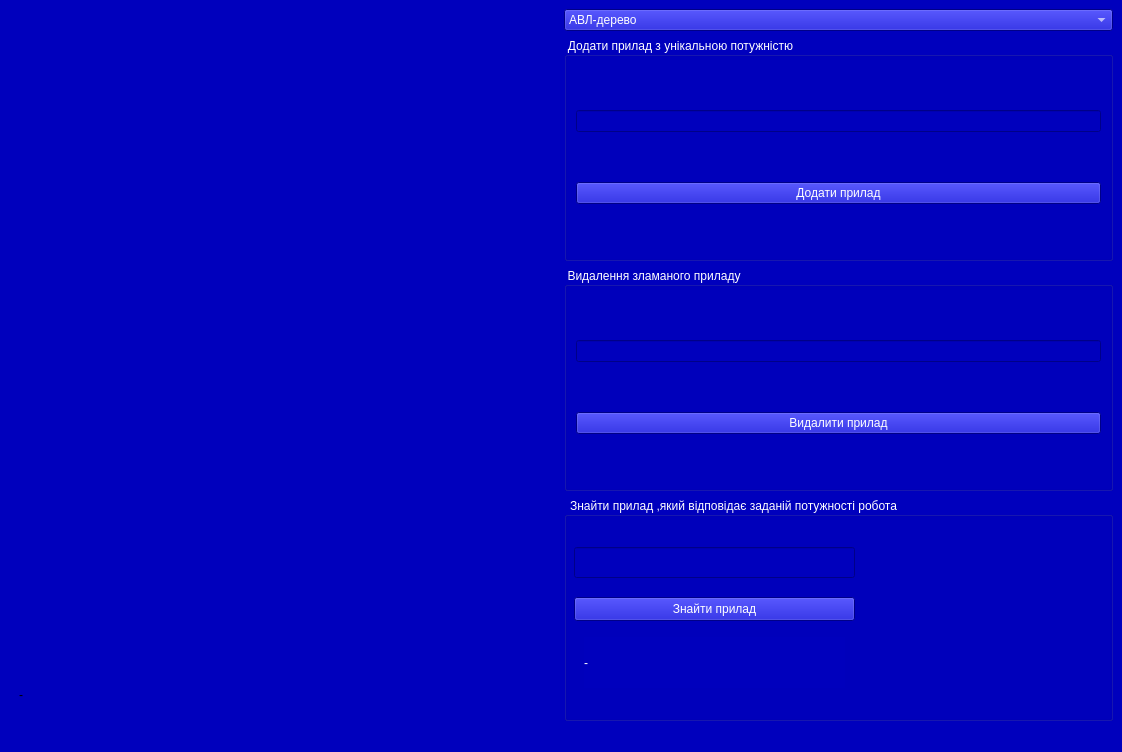
<?xml version="1.0" encoding="UTF-8"?>
<ui version="4.0">
 <class>MainWindow</class>
 <widget class="QMainWindow" name="MainWindow">
  <property name="geometry">
   <rect>
    <x>0</x>
    <y>0</y>
    <width>1122</width>
    <height>752</height>
   </rect>
  </property>
  <property name="windowTitle">
   <string>TreeManager</string>
  </property>
  <property name="styleSheet">
   <string notr="true">
background-color: rgb(0, 0, 189);</string>
  </property>
  <widget class="QWidget" name="centralwidget">
   <layout class="QHBoxLayout" name="horizontalLayout_2">
    <item>
     <widget class="MyGraphicsView" name="treeView" native="true">
      <widget class="QLabel" name="label_1">
       <property name="geometry">
        <rect>
         <x>10</x>
         <y>660</y>
         <width>91</width>
         <height>51</height>
        </rect>
       </property>
       <property name="text">
        <string>-</string>
       </property>
      </widget>
     </widget>
    </item>
    <item>
     <layout class="QVBoxLayout" name="verticalLayout">
      <item>
       <widget class="QComboBox" name="comboBox">
        <property name="styleSheet">
         <string notr="true">color: rgb(255, 255, 255);</string>
        </property>
        <item>
         <property name="text">
          <string>АВЛ-дерево</string>
         </property>
        </item>
        <item>
         <property name="text">
          <string>Червоно-чорне дерево</string>
         </property>
        </item>
       </widget>
      </item>
      <item>
       <widget class="QGroupBox" name="groupBox">
        <property name="styleSheet">
         <string notr="true">color: rgb(255, 255, 255);</string>
        </property>
        <property name="title">
         <string>Додати прилад з унікальною потужністю</string>
        </property>
        <layout class="QVBoxLayout" name="verticalLayout_5">
         <item>
          <widget class="QLineEdit" name="insertBox">
           <property name="sizePolicy">
            <sizepolicy hsizetype="Preferred" vsizetype="Fixed">
             <horstretch>0</horstretch>
             <verstretch>0</verstretch>
            </sizepolicy>
           </property>
           <property name="minimumSize">
            <size>
             <width>280</width>
             <height>0</height>
            </size>
           </property>
          </widget>
         </item>
         <item>
          <widget class="QPushButton" name="insertButton">
           <property name="text">
            <string>Додати прилад</string>
           </property>
          </widget>
         </item>
        </layout>
       </widget>
      </item>
      <item>
       <widget class="QGroupBox" name="groupBox_2">
        <property name="styleSheet">
         <string notr="true">color: rgb(255, 255, 255);</string>
        </property>
        <property name="title">
         <string>Видалення зламаного приладу</string>
        </property>
        <layout class="QVBoxLayout" name="verticalLayout_4">
         <item>
          <widget class="QLineEdit" name="eraseNBox">
           <property name="sizePolicy">
            <sizepolicy hsizetype="Preferred" vsizetype="Fixed">
             <horstretch>0</horstretch>
             <verstretch>0</verstretch>
            </sizepolicy>
           </property>
          </widget>
         </item>
         <item>
          <widget class="QPushButton" name="eraseNButton">
           <property name="text">
            <string>Видалити прилад</string>
           </property>
          </widget>
         </item>
        </layout>
       </widget>
      </item>
      <item>
       <widget class="QGroupBox" name="groupBox_3">
        <property name="styleSheet">
         <string notr="true">color: rgb(255, 255, 255);</string>
        </property>
        <property name="title">
         <string>Знайти прилад ,який відповідає заданій потужності робота</string>
        </property>
        <widget class="QLineEdit" name="findBox">
         <property name="geometry">
          <rect>
           <x>10</x>
           <y>50</y>
           <width>281</width>
           <height>31</height>
          </rect>
         </property>
         <property name="sizePolicy">
          <sizepolicy hsizetype="Preferred" vsizetype="Fixed">
           <horstretch>0</horstretch>
           <verstretch>0</verstretch>
          </sizepolicy>
         </property>
        </widget>
        <widget class="QPushButton" name="searchButton">
         <property name="geometry">
          <rect>
           <x>10</x>
           <y>100</y>
           <width>281</width>
           <height>24</height>
          </rect>
         </property>
         <property name="text">
          <string>Знайти прилад</string>
         </property>
        </widget>
        <widget class="QLabel" name="label">
         <property name="geometry">
          <rect>
           <x>20</x>
           <y>140</y>
           <width>261</width>
           <height>51</height>
          </rect>
         </property>
         <property name="text">
          <string>-</string>
         </property>
        </widget>
       </widget>
      </item>
     </layout>
    </item>
   </layout>
  </widget>
  <widget class="QStatusBar" name="statusbar"/>
  <widget class="QMenuBar" name="menubar">
   <property name="geometry">
    <rect>
     <x>0</x>
     <y>0</y>
     <width>1122</width>
     <height>21</height>
    </rect>
   </property>
  </widget>
 </widget>
 <customwidgets>
  <customwidget>
   <class>MyGraphicsView</class>
   <extends>QWidget</extends>
   <header>mygraphicsview.h</header>
   <container>1</container>
  </customwidget>
 </customwidgets>
 <resources/>
 <connections/>
</ui>
